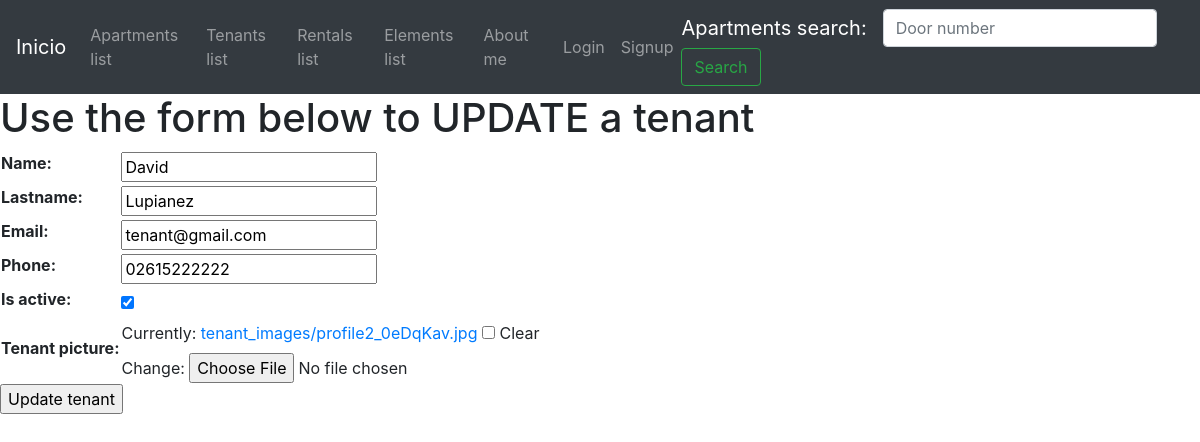
The page /tenants/tenant-update/2/ on the database its author committed.
### tenants/models.py (models this page shows, shortened)
class Tenant(models.Model):
    name=models.CharField(max_length=50, null=False, blank=False)
    lastname=models.CharField(max_length=50, null=False, blank=False )
    email=models.EmailField(max_length=50, null=False, blank=False)
    phone=models.CharField(max_length=50, null=False, blank=False)
    is_active=models.BooleanField(default=True)
    tenant_picture = models.ImageField(upload_to='tenant_images', null=True, blank=True)

### tenants/views.py (the view)
# urls.py: path('tenant-update/<int:pk>/', TenantUpdateView.as_view(), name='tenant_update'),
class TenantUpdateView(UpdateView):
    model = Tenant
    template_name = 'tenants/tenant-update.html'
    fields = '__all__'
    success_url = '/tenants/tenants-list/'

### templates/tenants/tenant-update.html (shortened to what this page needs)
{% extends 'base.html' %}
{% block content %}
    <h1>Use the form below to UPDATE a tenant</h1>
    {% if form %}
        <form action="" method="POST" enctype="multipart/form-data">
            <table>
                {{form.as_table}}
            </table>
            <input type="submit" value="Update tenant">
        </form>
    {% endif %}
{% endblock %}

### rows shown on the page
Tenant: name "David", lastname "Lupianez", email "tenant@gmail.com", phone "02615222222", is_active "☑"
